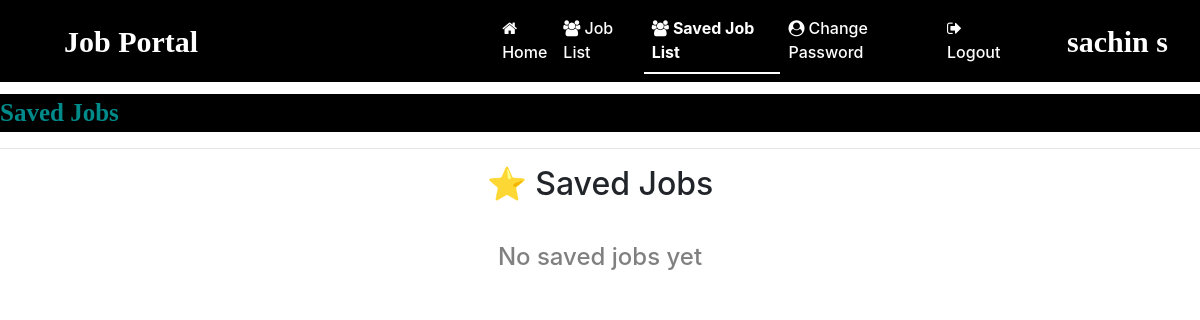
The app's page /saved-jobs/ (signed in), older data.
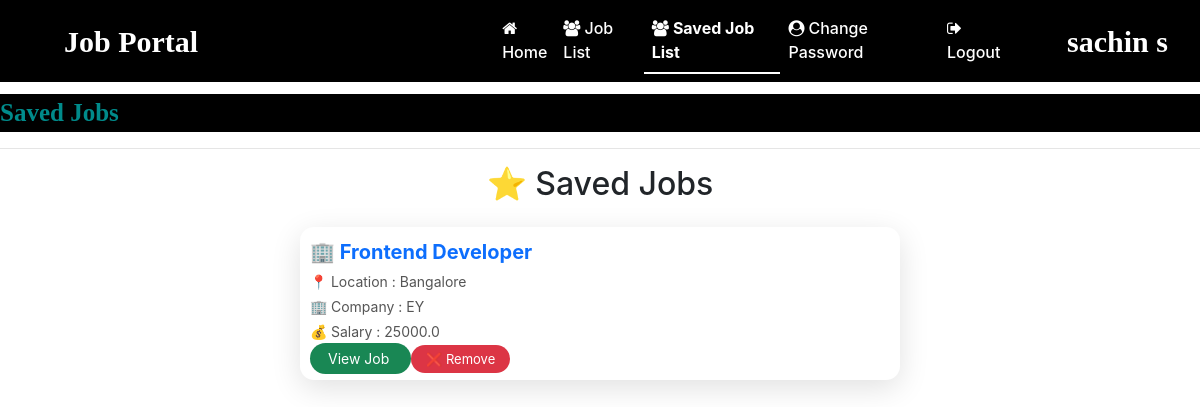
The same page, newer data.
### job/models.py (models this page shows, shortened)
class SavedJob(models.Model):
    student = models.ForeignKey(studentUser, on_delete=models.CASCADE)
    job = models.ForeignKey(Job, on_delete=models.CASCADE)
    saved_date = models.DateField(auto_now_add=True)

class Job(models.Model):
    recruiter=models.ForeignKey(Recruiter,on_delete=models.CASCADE)
    start_date=models.DateField()
    end_date=models.DateField()
    title=models.CharField(max_length=100)
    salary = models.FloatField()
    image=models.FileField()
    description = models.CharField(max_length=300)
    experience = models.CharField(max_length=50)
    location = models.CharField(max_length=100)
    skills = models.CharField(max_length=100)
    creationdate = models.DateField()

class Recruiter(models.Model):
    user=models.ForeignKey(User,on_delete=models.CASCADE)
    mobile=models.CharField(max_length=15,null=True)
    image=models.FileField(null=True)
    gender=models.CharField(max_length=10,null=True)
    company = models.CharField(max_length=100, null=True)
    type=models.CharField(max_length=15,null=True)
    status = models.CharField(max_length=20 ,null=True)
    reject_reason = models.TextField(null=True, blank=True)

### job/views.py (the view)
# urls.py: path('saved-jobs/', saved_jobs, name='saved_jobs'),
def saved_jobs(request):
    student = studentUser.objects.get(user=request.user)
    jobs = SavedJob.objects.filter(student=student)
    return render(request, 'saved_jobs.html', {'jobs': jobs})

### job/templates/saved_jobs.html (shortened to what this page needs)
<!DOCTYPE html>
<html lang="en">
{% load static %}
<head>
</head>
<body>
    {% include 'user_navigation.html' %}
<marquee style="font-family:'Monotype Corsiva'; font-size:25px; color:darkcyan;
background-color:black; font-weight:bold; margin-top:1%">
    Saved Jobs
</marquee>
<hr>
<h2 style="text-align:center;">⭐ Saved Jobs</h2>
<div class="container mt-4">
{% for i in jobs %}
<div class="job-card">
    <div class="job-title">
        🏢 {{ i.job.title }}
    </div>
    <p class="job-meta">📍 Location : {{ i.job.location }}</p>
    <p class="job-meta">🏢 Company : {{ i.job.recruiter.company }}</p>
    <p class="job-meta">💰 Salary : {{ i.job.salary }}</p>
    <a href="{% url 'job_detail' i.job.id %}" class="view-btn">
        View Job
    </a>
    <a href="{% url 'remove_savedjob' i.id %}"
           class="remove-btn">
           ❌ Remove
        </a>
</div>
{% empty %}
<h4 style="text-align:center;color:gray;margin-top:40px;">
No saved jobs yet
</h4>
{% endfor %}
</div>
</body>
</html>

Row changes from the older to the newer data that the page shows:
added SavedJob: job "Frontend Developer", job.location "Bangalore", job.recruiter.company "EY", job.salary "25000.0"
Text that changed along with them:
text no longer shown: "No saved jobs yet"
